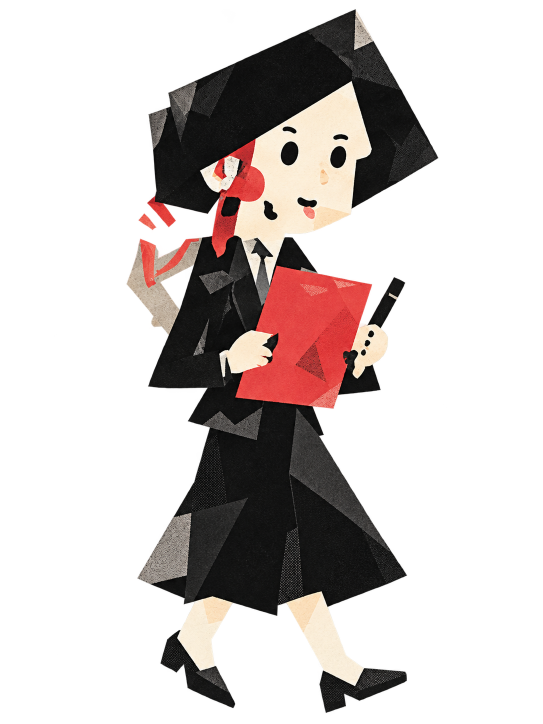
#> input picture design/character-rig/shinobu/source/master_shinobu.png, 1086 x 1448 px (shown at 1/2 size)
$ python rebuild.py
#> lines starting #> are read from the running program, lines starting #| are printed output that depends on the picture; after the words box and inside, x2 and y2 are one past the last pixel; in counts of white or black regions, pixels touching at a corner belong together
from PIL import Image, ImageDraw, ImageFilter, ImageFont, ImageOps
from pathlib import Path
import numpy as np, json, shutil, hashlib, zipfile, io, math, base64
import cairosvg

ROOT=Path(__file__).resolve().parent.parent
for name in ['source','rig/layers','rig/svg','poses','preview','integration']:
 (ROOT/name).mkdir(parents=True,exist_ok=True)
source=Image.open(ROOT/'source/master_shinobu.png').convert('RGBA')
#> source is the input picture: PIL image 1086x1448 RGBA; mean R, G, B, A 31.2, 23.5, 21.8, 77.6
W,H=source.size
#> W = 1086; H = 1448
source.save(ROOT/'source/master_shinobu.png')

# Cut at the bottom of the face: fixed body and a 1:1 copy of the original head.
headmask=Image.new('L',(W,H),0);m=ImageDraw.Draw(headmask)
#> after `headmask = Image.new('L', (W, H), 0)`: headmask: PIL image 1086x1448 L; every value is 0
m.polygon([(0,0),(W,0),(W,442),(692,442),(645,472),(599,471),(578,457),(536,455),(505,482),(450,454),(396,448),(0,447)],fill=255)
# Slightly soften jaggies only along the cut boundary.
headmask=headmask
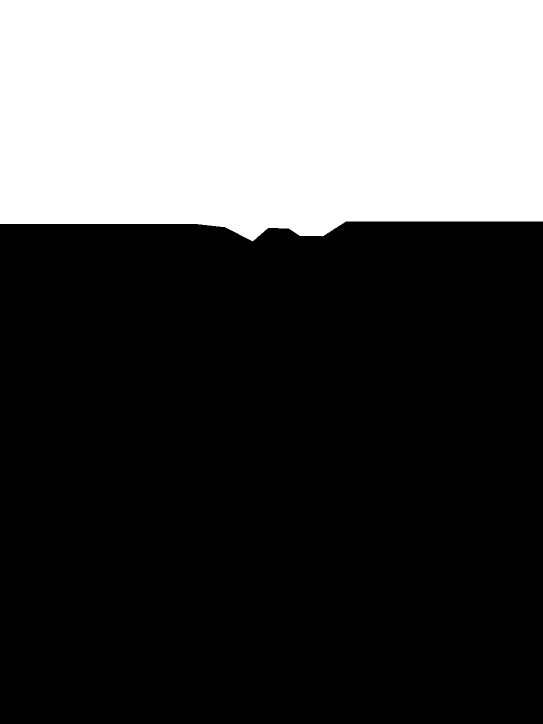
#> headmask: PIL image 1086x1448 L (shown at 1/2 size); 31.1% white; 1 white region, box (x1, y1, x2, y2) and area: (0, 0, 1086, 483) 488832
head=source.copy();head.putalpha(Image.fromarray((np.asarray(source.getchannel('A')).astype(np.float32)*np.asarray(headmask).astype(np.float32)/255).astype('uint8')))
body=source.copy(); body.putalpha(Image.fromarray((np.asarray(source.getchannel('A')).astype(np.float32)*(255-np.asarray(headmask)).astype(np.float32)/255).astype('uint8')))
head.save(ROOT/'rig/layers/head_original.png');body.save(ROOT/'rig/layers/body_original.png')
# Reconstruction check at rest: source pixels must be identical or one unit of alpha rounding.
r=Image.alpha_composite(body,head)
assert np.max(np.abs(np.asarray(r.getchannel("A"),dtype=np.int16)-np.asarray(source.getchannel("A"),dtype=np.int16)))==0

# Separate area of the original right hand and pen; retain saturated red folder pixels.
a=np.asarray(body.copy(),dtype=np.uint8).copy()
mask=Image.new('L',(W,H),0);md=ImageDraw.Draw(mask)
md.polygon([(722,516),(814,513),(821,792),(677,792),(641,730),(663,635),(711,562)],fill=255)
sel=np.asarray(mask)>0
#> sel: shape (1448, 1086) bool; 2.6% white; 1 white region, box (x1, y1, x2, y2) and area: (641, 513, 822, 793) 40222
R,G,B=a[:,:,0].astype(np.int16),a[:,:,1].astype(np.int16),a[:,:,2].astype(np.int16)
# Preserve the printed folder ink, not the skin/pen that overlaps its right edge.
paper_area=Image.new('L',(W,H),0)
pa=ImageDraw.Draw(paper_area);pa.polygon([(532,509),(725,553),(690,795),(457,776)],fill=255)
paper=np.asarray(paper_area)>0
#> paper: shape (1448, 1086) bool; 3.6% white; 1 white region, box (x1, y1, x2, y2) and area: (457, 509, 726, 796) 56227
is_skin=(R>168)&(G>140)&(B>100)&((R-G)<75)
#> is_skin: shape (1448, 1086) bool; 6.4% white; 871 white regions (849 under 20 px), largest, box (x1, y1, x2, y2) and area: (467, 163, 743, 571) 51533, (573, 1183, 731, 1372) 12672, (355, 1193, 466, 1341) 9298
# Dark paper halftone / black overprint stay inside the folder polygon.
ys,xs=np.indices((H,W))
right_edge=725 - (35.0*(ys-553)/242.0)
# Always preserve saturated red. Preserve dark newspaper ink only in the interior
# of the red folder; stray original sleeve fragments at its right edge must go.
red=(R>115)&(R>G*1.25)&(R>B*1.20)&(G<180)
#> red: shape (1448, 1086) bool; 4.3% white; 376 white regions (366 under 20 px), largest, box (x1, y1, x2, y2) and area: (471, 531, 747, 821) 49520, (421, 278, 530, 516) 9506, (274, 466, 403, 576) 4405
keep_folder=paper & (~is_skin) & (red | (xs < right_edge-24))
#> keep_folder: shape (1448, 1086) bool; 3.2% white; 6 white regions (4 under 20 px), largest, box (x1, y1, x2, y2) and area: (457, 515, 725, 795) 49728, (531, 509, 546, 514) 43
a[:,:,3][sel & (~keep_folder)]=0
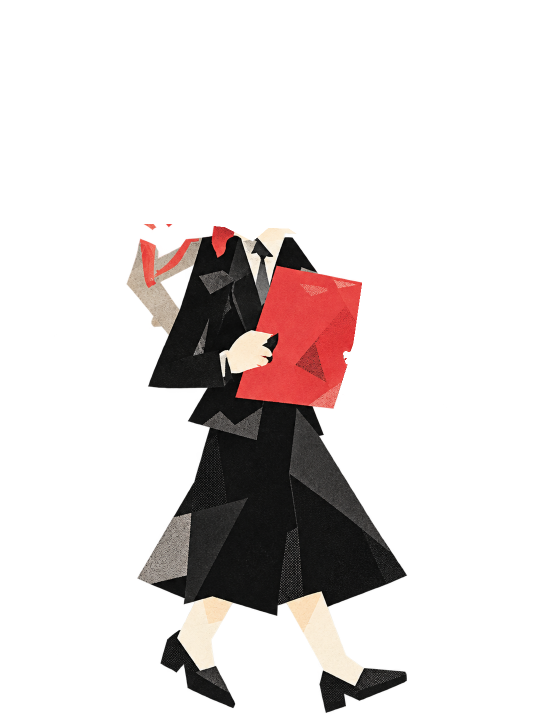
#> a: shape (1448, 1086, 4) (shown at 1/2 size); mean R, G, B, A 31.2, 23.5, 21.8, 48.3; transparent parts drawn white
body_clean=Image.fromarray(a,'RGBA')
body_clean.save(ROOT/'rig/layers/body_without_pen_arm.png')

# Stabilize around the folder: re-use source red paper; source's hand stays where possible.
# Arm poses are polygonal newspaper cutout pieces, textured with recycled ink/paper from the *master*.
cloth=source.crop((350,805,650,1100)).convert('RGBA')
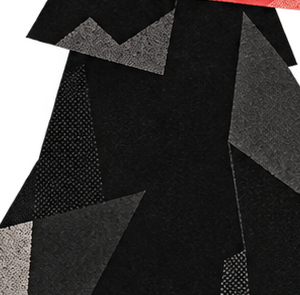
#> cloth: PIL image 300x295 RGBA; mean R, G, B, A 29.4, 28.1, 27.4, 224.3; transparent parts drawn white
skin=source.crop((532,260,668,346)).convert('RGBA')
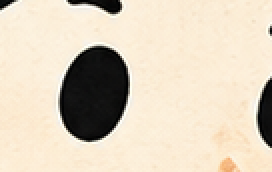
#> skin: PIL image 136x86 RGBA (shown 2 times larger); mean R, G, B, A 218.2, 206.2, 187.1, 253; transparent parts drawn white

def svg_raster(svg):
 png=cairosvg.svg2png(bytestring=svg.encode('utf8'),output_width=W,output_height=H)
 return Image.open(io.BytesIO(png)).convert('RGBA')

def mask_svg(pathstr):
 return svg_raster(f'<svg xmlns="http://www.w3.org/2000/svg" viewBox="0 0 {W} {H}"><path d="{pathstr}" fill="#ffffff"/></svg>').getchannel('A')

def tile(tex):
 out=Image.new('RGBA',(W,H),(0,0,0,0))
#> out: PIL image 1086x1448 RGBA; every value is 0
 tw,th=tex.size
#> tw = 300; th = 295
 for y in range(0,H,th):
  for x in range(0,W,tw):out.alpha_composite(tex,(x,y))
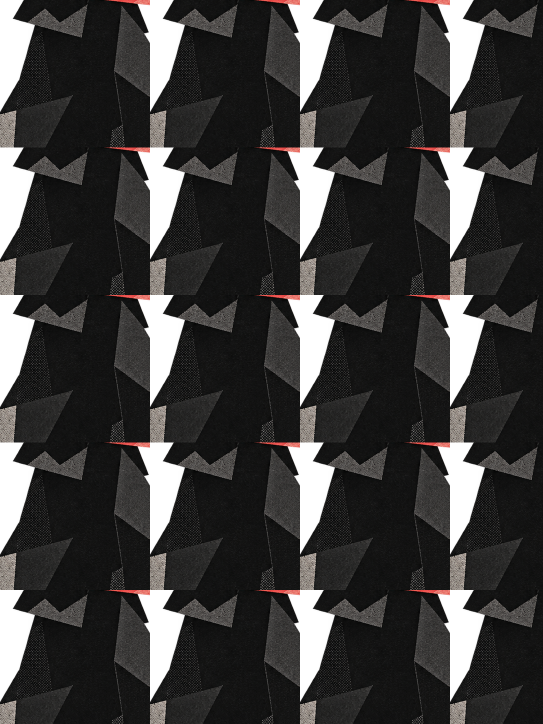
#> out: PIL image 1086x1448 RGBA (shown at 1/2 size); mean R, G, B, A 28.9, 27.8, 27.1, 221.4; transparent parts drawn white
 return out
cloth_t=tile(cloth);skin_t=tile(skin)
#> after the loop in tile (call 2), `for y in range(0,H,th):`:
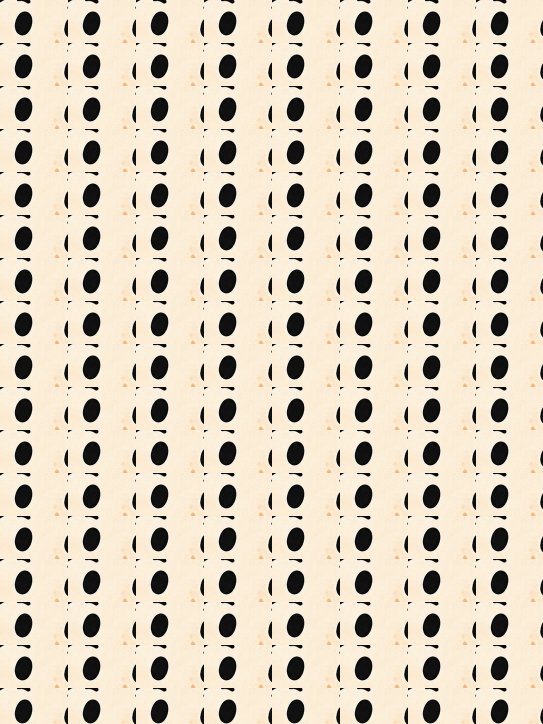
#> out: PIL image 1086x1448 RGBA (shown at 1/2 size); mean R, G, B, A 218.1, 206, 187, 253; transparent parts drawn white

def paper_polygon(path, kind='cloth', tint=(20,20,22), strength=.75):
 mask=mask_svg(path)
 base=Image.new('RGBA',(W,H),tuple(tint)+(255,))
 tex=cloth_t if kind=='cloth' else skin_t
 # impose common print grain at low contrast without using an upscaled face texture for the design
 t=np.asarray(tex.convert('RGB'),dtype=np.float32); gray=t.mean(axis=2)
 if kind=='cloth':
  mod=((gray-gray.mean())*.24); col=np.stack([tint[i]+mod for i in range(3)],axis=2)
 else:
  mod=((gray-gray.mean())*.12);col=np.stack([tint[i]+mod for i in range(3)],axis=2)
 col=np.clip(col,0,255).astype(np.uint8)
 arr=np.zeros((H,W,4),dtype=np.uint8);arr[:,:,:3]=col;arr[:,:,3]=np.asarray(mask)
 return Image.fromarray(arr,'RGBA')

def extra_shapes(paths):
 return svg_raster(f'<svg xmlns="http://www.w3.org/2000/svg" viewBox="0 0 {W} {H}">{paths}</svg>')

# The hand paths deliberately match the posterized original: minimal geometry, no line-art outlines.
configs={
 'point':{
 'sleeve':'M686 560 L729 544 L830 444 L864 465 L776 576 L716 633 L679 616 Z',
 'inner':'M729 547 L817 461 L843 474 L766 567 L704 600 Z',
 'hand':'M828 447 L855 425 L879 424 L911 399 L930 401 L938 412 L914 425 L886 444 L900 449 L894 460 L862 461 L848 481 Z',
 'details':'<path d="M856 437 L909 408" stroke="#ead1aa" stroke-width="3" stroke-linecap="round"/><path d="M845 457 L865 465" stroke="#262528" stroke-width="6"/>',
 'effect':'<path d="M945 385 L970 374 M956 402 L978 401" stroke="#d94842" stroke-width="8" stroke-linecap="square"/>'
 },
 'inspect':{
 'sleeve':'M695 552 L733 558 L798 643 L776 674 L707 628 L674 606 Z',
 'inner':'M718 570 L791 647 L773 661 L697 605 Z',
 'hand':'M776 650 L787 638 L805 637 L814 640 L818 649 L808 662 L798 669 L787 678 L771 671 Z',
 'details':'<path d="M803 648 L854 589" stroke="#24272a" stroke-width="14" stroke-linecap="round"/><circle cx="869" cy="572" r="39" fill="none" stroke="#26292b" stroke-width="11"/><circle cx="869" cy="572" r="30" fill="#d3d9d6" fill-opacity=".13"/><path d="M847 549 L839 564" stroke="#ffffff" stroke-opacity=".5" stroke-width="4"/>',
 'effect':'<path d="M896 529 L915 510 M908 546 L927 542" stroke="#347e90" stroke-width="7" stroke-linecap="square"/>'
 },
 'explain':{
 'sleeve':'M684 559 L735 544 L812 495 L829 516 L751 598 L697 633 Z',
 'inner':'M713 562 L803 507 L818 521 L740 594 Z',
 'hand':'M810 496 L821 476 L827 443 L837 444 L842 471 L844 430 L855 432 L859 470 L869 442 L879 448 L870 479 L895 461 L905 472 L880 497 L841 517 Z',
 'details':'<path d="M827 489 L838 497" stroke="#ebd1a9" stroke-width="4"/>',
 'effect':'<path d="M919 465 l19 -8 M922 485 l22 3" stroke="#d94842" stroke-width="7"/>'
 }
}

# Cover red paper and the original left gripping hand in original location to prevent the new arm hiding them.
front=Image.new('RGBA',(W,H),(0,0,0,0))
pfm=Image.new('L',(W,H),0);fd=ImageDraw.Draw(pfm)
fd.polygon([(529,508),(726,549),(695,795),(456,779),(497,647)], fill=255)
# copy only red portions, preserving naturally irregular border/halftone in the original
s=np.asarray(source);p=np.asarray(pfm)
#> after `p = np.asarray(pfm)`: p: shape (1448, 1086); 3.6% white; 1 white region, box (x1, y1, x2, y2) and area: (456, 508, 727, 796) 57384
R,G,B=s[:,:,0].astype(np.int16),s[:,:,1].astype(np.int16),s[:,:,2].astype(np.int16)
is_skin=(R>168)&(G>140)&(B>100)&((R-G)<75)
ys,xs=np.indices((H,W))
right_edge=725-(35.0*(ys-553)/242.0)
red=(R>115)&(R>G*1.25)&(R>B*1.20)&(G<180)
fm=np.where((p>0)&(~is_skin)&(red | (xs<right_edge-24)),s[:,:,3],0).astype(np.uint8)
front=source.copy();front.putalpha(Image.fromarray(fm))
front.save(ROOT/'rig/layers/folder_red_paper.png')
# Repaint the red folder's narrow right edge that was occluded by the now-removed hand.
# The donor samples are literal pixels from the existing paper, shifted within the same texture.
patch_mask=Image.new('L',(W,H),0)
pd=ImageDraw.Draw(patch_mask)
pd.polygon([(689,699),(703,699),(699,714),(697,729),(691,746),(684,740)], fill=255)
shifted=np.roll(np.asarray(source),26,axis=1)
patch_pixels=np.asarray(patch_mask)
#> patch_pixels: shape (1448, 1086); 0.04% white; 1 white region, box (x1, y1, x2, y2) and area: (684, 699, 704, 747) 566
repair_arr=np.zeros((H,W,4),dtype=np.uint8)
repair_arr[:,:,:3]=shifted[:,:,:3]
repair_arr[:,:,3]=patch_pixels
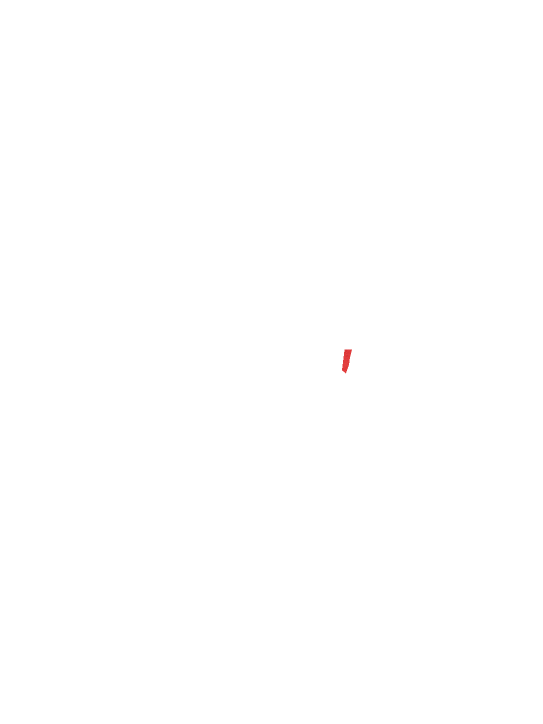
#> repair_arr: shape (1448, 1086, 4) (shown at 1/2 size); mean R, G, B, A 31.2, 23.5, 21.8, 0.1; transparent parts drawn white
repair=Image.fromarray(repair_arr,'RGBA')
repair.save(ROOT/'rig/layers/folder_edge_repair.png')


base=Image.alpha_composite(body_clean,head)
for pose,cfg in configs.items():
 arm=Image.new('RGBA',(W,H),(0,0,0,0))
 arm=Image.alpha_composite(arm,paper_polygon(cfg['sleeve'],tint=(19,19,22)))
#> (the run stopped early here; a loop or call above may not have finished)
